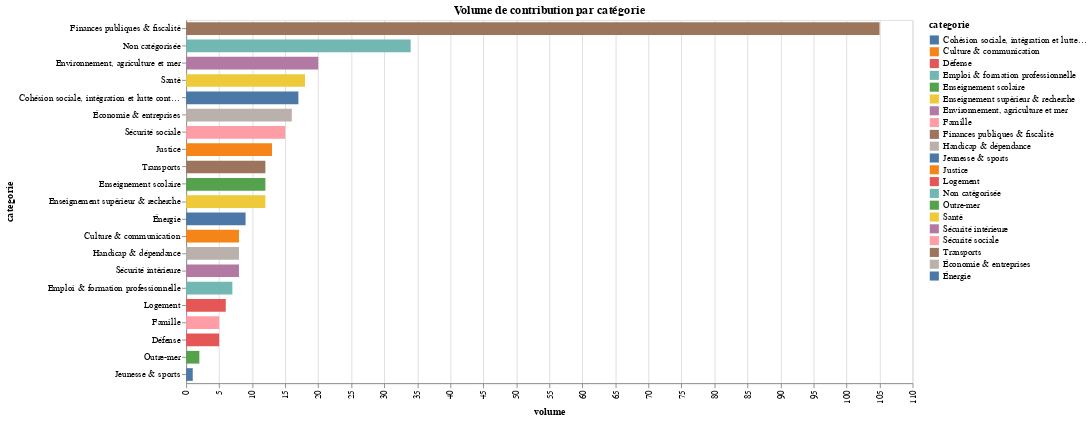

The notebook cell saved with this chart:
### Markdown cell above
Quelles thématiques (ou catégories) ont généré le plus : 
  - de contributions
  - de commentaires,
  - de soutiens,
  - d'abonnements

### Code cell
df = raw_data["categorie"].value_counts(sort = True)\
                          .rename_axis('categorie')\
                          .reset_index(name = 'volume')

bars = alt.Chart(df).mark_bar(color = '#ff0000', size = 14).encode(
   alt.X('volume:Q', axis = alt.Axis(labelAngle=-90)),
   alt.Y('categorie:N', sort = alt.EncodingSortField(field = "categorie", 
                                                  op = "count", 
                                                  order = 'ascending')),color = 'categorie:N')
(bars).properties(height = 400, width = 800,
                  title = "Volume de contribution par catégorie")

### Figure 1 — Vega-Lite specification as saved in the notebook (floating-point values rounded to 4 significant figures)
{"config": {"view": {"continuousWidth": 400, "continuousHeight": 300}}, "data": {"name": "data-50e96e1f3aeaf932a199978d943a54fe"}, "mark": {"type": "bar", "color": "#ff0000", "size": 14}, "encoding": {"color": {"field": "categorie", "type": "nominal"}, "x": {"axis": {"labelAngle": -90}, "field": "volume", "type": "quantitative"}, "y": {"field": "categorie", "sort": {"field": "categorie", "op": "count", "order": "ascending"}, "type": "nominal"}}, "height": 400, "title": "Volume de contribution par catégorie", "width": 800, "$schema": "https://vega.github.io/schema/vega-lite/v4.17.0.json", "datasets": {"data-50e96e1f3aeaf932a199978d943a54fe": [{"categorie": "Finances publiques & fiscalité", "volume": 105}, {"categorie": "Non catégorisée", "volume": 34}, {"categorie": "Environnement, agriculture et mer", "volume": 20}, {"categorie": "Santé", "volume": 18}, {"categorie": "Cohésion sociale, intégration et lutte contre l’exclusion", "volume": 17}, {"categorie": "Économie & entreprises", "volume": 16}, {"categorie": "Sécurité sociale", "volume": 15}, {"categorie": "Justice", "volume": 13}, {"categorie": "Transports", "volume": 12}, {"categorie": "Enseignement scolaire", "volume": 12}, {"categorie": "Enseignement supérieur & recherche", "volume": 12}, {"categorie": "Énergie", "volume": 9}, {"categorie": "Culture & communication", "volume": 8}, {"categorie": "Handicap & dépendance", "volume": 8}, {"categorie": "Sécurité intérieure", "volume": 8}, {"categorie": "Emploi & formation professionnelle", "volume": 7}, {"categorie": "Logement", "volume": 6}, {"categorie": "Famille", "volume": 5}, {"categorie": "Défense", "volume": 5}, {"categorie": "Outre-mer", "volume": 2}, {"categorie": "Jeunesse & sports", "volume": 1}]}}
